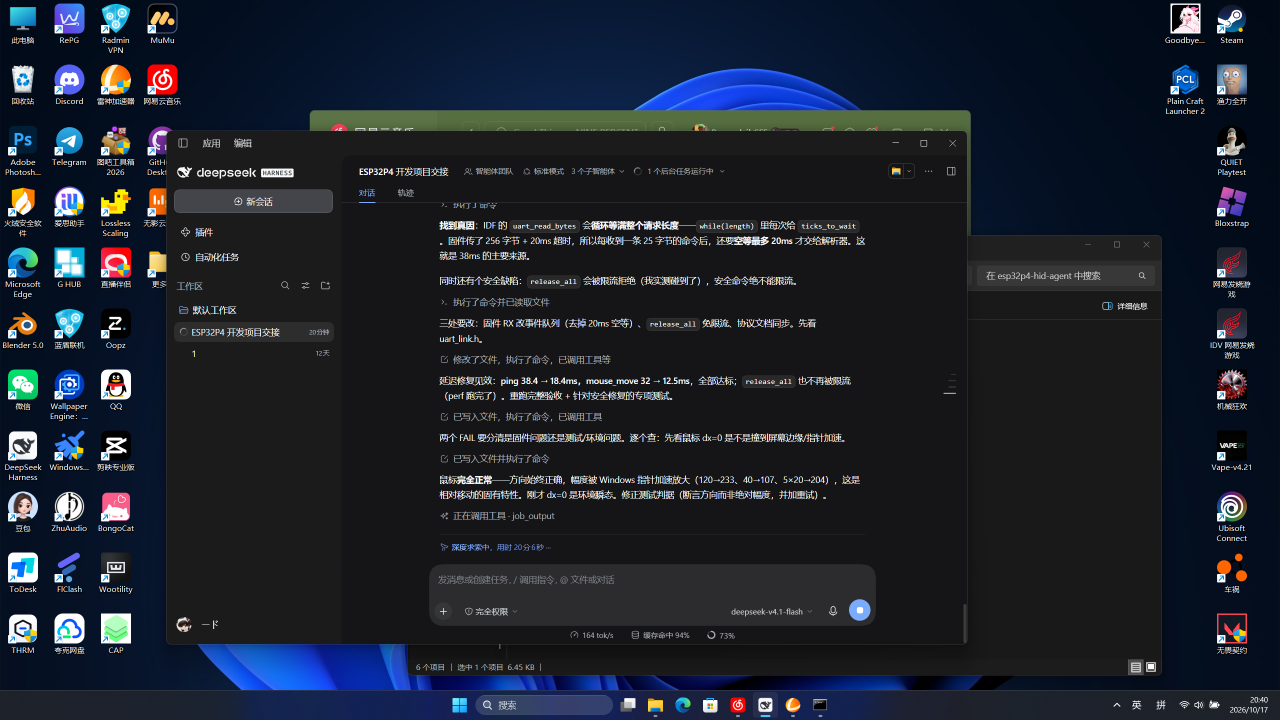
#> input picture pc/e2e_before.png, 2560 x 1440 px (shown at 1/2 size); its folder holds only this picture in this run
$ python draw-image.py ../pc/e2e_before.png
#> lines starting #> are read from the running program, lines starting #| are printed output that depends on the picture
#!/usr/bin/env python
# -*- coding: utf-8 -*-
"""tools/draw-image.py — 把一张图「画」进 Windows 画图（ESP32-P4 HID 鼠标）。

它做什么
--------
输入任意图片（PNG/JPG/WebP/BMP/GIF/TIFF/ICO，SVG 先由 ingest-image 转 PNG），
输出一串「笔画折线」，然后（可选）由板子的鼠标在画图里一笔一笔画出来。

三种描线策略
------------
line    线稿/简笔画/卡通/logo/签名：阈值 -> 细化(skeleton) -> 追踪成折线 -> 简化
sketch  照片/复杂图：高斯模糊 + Sobel 边缘 -> 细化 -> 追踪（铅笔速写风格，密度可调）
grid    像素风/图标：按网格采样，暗格子点一个点（小图专用，别用在大图上）

安全设计
--------
* 默认 **只规划不落笔**（--dry-run 是默认行为），必须显式 --draw 才会动鼠标；
* --draw 时每笔开始前复核前台窗口必须是画图，否则立即停手；
* --draw 不会移动/最大化画图窗口（复用 draw-rage 的检测，不改窗口）；
* 用户抢鼠标（光标和预期差太远）会抬笔跳过该笔，记录事件；
* 规划结果和预览图都落盘，可以先看预览再决定画不画。

用法
----
  # 1) 只规划 + 出预览图（不动鼠标，最安全）
  python tools/draw-image.py inbox\\cat.png --canvas 0,120,1000,1120 --mode line
  # 2) 进画图（自动找画图窗口/画布），先看预览
  python tools/draw-image.py inbox\\cat.png --mode line
  # 3) 真画
  python tools/draw-image.py inbox\\cat.png --mode line --draw
  # 4) 照片转铅笔速写
  python tools/draw-image.py inbox\\photo.jpg --mode sketch --edge 40 --draw

输出：规划 JSON + 预览 PNG 写到 <workspace>\\inbox\\，并打印一行 JSON 摘要。
退出码：0 成功；1 参数/文件问题；2 找不到画图/画布；3 规划为空；4 画的时候前台不是画图。
"""
from __future__ import annotations

import argparse
import ctypes
import importlib.util
import json
import math
import os
import re
import sys
import time

_HERE = os.path.dirname(os.path.abspath(__file__))
_ROOT = os.path.dirname(_HERE)
_PC = os.path.join(_ROOT, "pc")
_WORKSPACE = os.path.dirname(_ROOT)
INBOX = os.path.join(_WORKSPACE, "inbox")
sys.path.insert(0, _PC)
sys.path.insert(0, _HERE)

import numpy as np  # noqa: E402
from PIL import Image, ImageDraw, ImageFilter, ImageOps  # noqa: E402

# 复用 draw-rage 的窗口/画布检测（文件名带连字符，用 importlib 加载）
def _load_draw_rage():
    path = os.path.join(_HERE, "draw-rage.py")
    spec = importlib.util.spec_from_file_location("draw_rage", path)
    mod = importlib.util.module_from_spec(spec)
    spec.loader.exec_module(mod)
    return mod


try:
    dr = _load_draw_rage()
except Exception as exc:  # noqa: BLE001
    dr = None
    _DR_ERR = exc
else:
    _DR_ERR = None


# --------------------------------------------------------------------------- #
# 图像 -> 笔画
# --------------------------------------------------------------------------- #
def load_rgb(path: str) -> Image.Image:
    im = Image.open(path)
    im = ImageOps.exif_transpose(im)
    if im.mode in ("RGBA", "LA", "P"):
        im = im.convert("RGBA")
        bg = Image.new("RGB", im.size, (255, 255, 255))
        bg.paste(im, mask=im.split()[-1])
        return bg
    return im.convert("RGB")


def _gray_array(im: Image.Image, invert_auto: bool = True) -> np.ndarray:
    g = np.asarray(im.convert("L"), dtype=np.float32)
    if invert_auto and g.mean() < 115:      # 深底白线 -> 反色，统一成"暗=墨"
        g = 255.0 - g
    return g


def thin_zhang_suen(mask: np.ndarray) -> np.ndarray:
    """Zhang-Suen 细化：把粗线压成 1 px 骨架（numpy 向量化）。"""
    img = mask.astype(np.int16).copy()
    for _ in range(40):
        before = int(img.sum())
        for first in (True, False):
            p = np.pad(img, 1)
            P2, P3, P4 = p[:-2, 1:-1], p[:-2, 2:], p[1:-1, 2:]
            P5, P6, P7 = p[2:, 2:], p[2:, 1:-1], p[2:, :-2]
            P8, P9 = p[1:-1, :-2], p[:-2, :-2]
            B = P2 + P3 + P4 + P5 + P6 + P7 + P8 + P9
            seq = (P2, P3, P4, P5, P6, P7, P8, P9, P2)
            A = sum(((seq[i] == 0) & (seq[i + 1] == 1)).astype(np.int16) for i in range(8))
            if first:
                cond = ((img == 1) & (B >= 2) & (B <= 6) & (A == 1)
                        & ((P2 * P4 * P6) == 0) & ((P4 * P6 * P8) == 0))
            else:
                cond = ((img == 1) & (B >= 2) & (B <= 6) & (A == 1)
                        & ((P2 * P4 * P8) == 0) & ((P2 * P6 * P8) == 0))
            img[cond] = 0
        if int(img.sum()) == before:
            break
    return img.astype(bool)


def trace_skeleton(skel: np.ndarray) -> list[list[tuple[int, int]]]:
    """把骨架追踪成折线。

    8 连通骨架的斜线会出现"台阶"：一个像素同时有正交和对角邻居，度数=3，
    按"度数!=2 就断"会把一条斜线切成一堆 2 px 碎片。所以这里用**方向连续性**
    走法：每步在没走过的邻居里挑方向变化最小的（对角优先），走到无路可走为止；
    交叉点（真分叉）会顺着继续走，另一条分支之后从剩余像素另起一笔。
    """
    H, W = skel.shape
    ys, xs = np.nonzero(skel)
    S = set(zip(xs.tolist(), ys.tolist()))
    if not S:
        return []
    NB = [(dx, dy) for dx in (-1, 0, 1) for dy in (-1, 0, 1) if dx or dy]
    nbr: dict[tuple[int, int], list[tuple[int, int]]] = {}
    for (x, y) in S:
        nbr[(x, y)] = [(x + dx, y + dy) for dx, dy in NB if (x + dx, y + dy) in S]

    visited: set[tuple[int, int]] = set()
    out: list[list[tuple[int, int]]] = []

    def step(cur, prev, d):
        """从 cur 出发挑下一像素；d 是上一步方向（可能为 0,0）。"""
        cands = [q for q in nbr[cur] if q not in visited]
        if prev is not None and len(cands) > 1:
            # 不要 180 度掉头（除非别无选择）
            back = (prev[0] - cur[0], prev[1] - cur[1])
            no_back = [q for q in cands if (q[0] - cur[0], q[1] - cur[1]) != back]
            if no_back:
                cands = no_back
        if len(cands) > 1 and d != (0, 0):
            def score(q):
                vx, vy = q[0] - cur[0], q[1] - cur[1]
                dot = vx * d[0] + vy * d[1]
                diag = 1 if (vx and vy) else 0     # 台阶里优先走对角，线更直
                same = 1 if (vx, vy) == d else 0
                return (same, dot, diag)
            cands.sort(key=score, reverse=True)
        return cands[0] if cands else None

    def walk(start, second=None):
        path = [start]
        visited.add(start)
        cur = start
        first = second if second is not None else step(start, None, (0, 0))
        prev = start
        d = (0, 0)
        if first is not None:
            d = (first[0] - start[0], first[1] - start[1])
            path.append(first)
            visited.add(first)
            prev, cur = start, first
        while True:
            q = step(cur, prev, d)
            if q is None:
                break
            path.append(q)
            visited.add(q)
            d = (q[0] - prev[0], q[1] - prev[1])
            prev, cur = cur, q
            if len(path) > 200000:
                break
        return path

    # 先从未走过的端点起笔（保证长线完整），再从剩下像素起笔
    seeds = [p for p in S if len(nbr[p]) == 1 and p not in visited]
    seeds.sort(key=lambda p: (len(nbr[p]), p[1], p[0]))
    for p in seeds:
        if p in visited:
            continue
        seg = walk(p)
        if len(seg) >= 2:
            out.append(seg)
    rest = [p for p in S if p not in visited]
    rest.sort(key=lambda p: (len(nbr[p]), p[1], p[0]))
    for p in rest:
        if p in visited:
            continue
        seg = walk(p)
        if len(seg) >= 2:
            out.append(seg)
    return out


# [139 lines left out: functions rdp, resample, smooth_polyline, join_strokes, prune_spurs, not called in this run]


def plan_line(img: Image.Image, W: int, H: int, args) -> tuple[list, dict]:
    scale = min(W / float(img.width), H / float(img.height))
    nw, nh = max(2, int(img.width * scale)), max(2, int(img.height * scale))
    small = img.resize((nw, nh), Image.LANCZOS)
    if args.mode == "sketch":
        blur = small.filter(ImageFilter.GaussianBlur(args.blur))
        g = np.asarray(blur.convert("L"), dtype=np.float32)
        gy, gx = np.gradient(g)
        mag = np.hypot(gx, gy)
        mask = mag > float(args.edge)
        src = "sobel(edge=%s, blur=%s)" % (args.edge, args.blur)
    else:
        g = _gray_array(small, invert_auto=not getattr(args, "no_invert", False))
        mask = g < float(args.thresh)
        src = "threshold(%s)" % args.thresh
    if args.dilate:
        m2 = mask.copy()
        for dy in (-1, 0, 1):
            for dx in (-1, 0, 1):
                if dx or dy:
                    m2 |= np.roll(np.roll(mask, dy, axis=0), dx, axis=1)
        mask = m2
    clean_area = int(getattr(args, "clean", 0) or 0)
    if clean_area > 0:
        try:
            import cv2
            m = cv2.morphologyEx(mask.astype(np.uint8), cv2.MORPH_CLOSE,
                                 np.ones((3, 3), np.uint8))
            n_cc, lab, stats, _ = cv2.connectedComponentsWithStats(m, 8)
            keep = np.zeros_like(m)
            for i in range(1, n_cc):
                if stats[i, cv2.CC_STAT_AREA] >= clean_area:
                    keep[lab == i] = 1
            mask = keep.astype(bool)
        except Exception:  # noqa: BLE001
            pass
    skel = thin_zhang_suen(mask)
    raw = trace_skeleton(skel)
    ox, oy = (W - nw) // 2, (H - nh) // 2
    strokes = []
    step = float(getattr(args, "step", 0.0) or 0.0)
    smooth_n = int(getattr(args, "smooth", 0) or 0)
    for line in raw:
        if len(line) < args.min_len:
            continue
        simp = rdp([(float(x), float(y)) for x, y in line], args.simplify)
        if len(simp) < 2:
            continue
        pts = [(x + ox, y + oy) for x, y in simp]
        if step > 0:
            pts = resample(pts, step)
        if smooth_n > 0:
            pts = smooth_polyline(pts, smooth_n)
        if len(pts) < 2:
            continue
        strokes.append([[float(x), float(y)] for x, y in pts])
    spur = float(getattr(args, "spur", 0.0) or 0.0)
    if spur > 0:
        strokes = prune_spurs(strokes, spur)
    join_gap = float(getattr(args, "join", 0.0) or 0.0)
    if join_gap > 0:
        strokes = join_strokes(strokes, join_gap)
    meta = {"mode": args.mode, "source": src, "image_scaled": [nw, nh],
            "skeleton_px": int(skel.sum()), "polylines_raw": len(raw)}
    return strokes, meta


# [215 lines left out: functions plan_grid, plan_engrave, plan_dots, render_preview_dots, _fit_gray, plan_squiggle and 1 more, not called in this run]


def plan(img: Image.Image, W: int, H: int, args):
    if args.mode == "grid":
        strokes, meta = plan_grid(img, W, H, args)
    elif args.mode == "engrave":
        strokes, meta = plan_engrave(img, W, H, args)
    elif args.mode == "dots":
        strokes, meta = plan_dots(img, W, H, args)
    elif args.mode == "squiggle":
        strokes, meta = plan_squiggle(img, W, H, args)
    elif args.mode == "hatch":
        strokes, meta = plan_hatch(img, W, H, args)
    else:
        strokes, meta = plan_line(img, W, H, args)
    meta["strokes"] = len(strokes)
    meta["vertices"] = sum(len(s) for s in strokes)
    if args.max_strokes and len(strokes) > args.max_strokes and not meta.get("tiers"):
        strokes = sorted(strokes, key=len, reverse=True)[: args.max_strokes]
        meta["truncated_to"] = args.max_strokes
        meta["strokes"] = len(strokes)
        meta["vertices"] = sum(len(s) for s in strokes)
    return strokes, meta


# [123 lines left out: functions _ink_map, compare_with_source, render_preview, set_paint_brush, _gain_table, _gain and 2 more, not called in this run]


VK_ESCAPE = 0x1B


# [254 lines left out: functions stop_requested, run_strokes, parse_canvas, clear_canvas, _blank_png, ensure_paint and 3 more, not called in this run]


# --------------------------------------------------------------------------- #
def _utf8_stdio() -> None:
    """Windows 控制台默认 GBK，中文/符号输出会 UnicodeEncodeError；统一改成 UTF-8。"""
    for stream in (sys.stdout, sys.stderr):
        try:
            stream.reconfigure(encoding="utf-8", errors="replace")  # type: ignore[attr-defined]
        except Exception:  # noqa: BLE001
            pass


def main(argv=None) -> int:
    _utf8_stdio()
    ap = argparse.ArgumentParser(description="把图片/文字折线画进画图（先预览，--draw 才落笔）")
    ap.add_argument("image", nargs="?", help="图片路径（任意格式先跑 tools/ingest-image.py）")
    ap.add_argument("--from-plan", default=None,
                    help="文字计划：plan JSON，或每行 'x,y x,y ...' 的文本（也认 # 注释、canvas:x1,y1,x2,y2）")
    ap.add_argument("--mode", default="line",
                    choices=["line", "sketch", "grid", "engrave", "dots", "squiggle", "hatch"])
    ap.add_argument("--hatch-layers", type=int, default=3, help="hatch 的排线层数")
    ap.add_argument("--pitch", type=float, default=12.0, help="dots 的网点间距 px")
    ap.add_argument("--dot-levels", type=int, default=4, help="dots 的明暗级数")
    ap.add_argument("--dot-min", type=float, default=2.0, help="dots 最浅一级的笔径 px")
    ap.add_argument("--dot-max", type=float, default=0.0, help="dots 最深一级的笔径 px（0=0.92*pitch）")
    ap.add_argument("--canvas", default=None, help="'x1,y1,x2,y2' 或 '宽x高'；不给就检测画图窗口")
    ap.add_argument("--margin", type=int, default=24, help="画布内边距 px")
    ap.add_argument("--thresh", type=float, default=150, help="line/grid 阈值（暗=墨）")
    ap.add_argument("--edge", type=float, default=45, help="sketch 的 Sobel 阈值")
    ap.add_argument("--blur", type=float, default=1.2, help="sketch 模糊半径")
    ap.add_argument("--cell", type=int, default=10, help="grid 的格子边长")
    ap.add_argument("--levels", default="90,130,170,210",
                    help="engrave 的灰度分层（逗号分隔，值越小只留最暗处）")
    ap.add_argument("--min-len", type=int, default=6, help="丢弃短于该长度(px)的折线")
    ap.add_argument("--simplify", type=float, default=1.2, help="RDP 简化容差 px")
    ap.add_argument("--dilate", action="store_true", help="笔画偏细时先膨胀 1 px")
    ap.add_argument("--no-invert", action="store_true",
                    help="深底照片不做反色（默认深底图会反色成'亮处落笔'，负片效果）")
    ap.add_argument("--brush-size", type=int, default=1,
                    help="落笔粗细 px（1=1px 铅笔；4-8 更像铅笔/炭笔画，需要画图窗口在前台）")
    ap.add_argument("--step", type=float, default=0.0,
                    help="line 模式按弧长重采样步长 px（0=关；2-4 让曲线顺滑）")
    ap.add_argument("--smooth", type=int, default=0,
                    help="line 模式平滑遍数（0=关；2-3 磨掉像素台阶）")
    ap.add_argument("--join", type=float, default=0.0,
                    help="端点相距多少 px 内就连成一条笔画（0=关；2-3 让线条连贯）")
    ap.add_argument("--clean", type=int, default=0,
                    help="line 模式先去掉面积小于 N 像素的碎块（0=关；20-60 清杂点）")
    ap.add_argument("--spur", type=float, default=0.0,
                    help="去掉短于 N px 且贴在其他线上的毛刺（0=关；5-8 清乱线）")
    ap.add_argument("--brush-kind", default="Brush",
                    choices=["Brush", "Marker", "Crayon", "OilBrush", "WaterColor", "AirBrush"],
                    help="画图的笔形（Brush=画笔, Marker=记号笔, Crayon=蜡笔…）")
    ap.add_argument("--max-strokes", type=int, default=0, help="最多保留多少笔（0=不限）")
    ap.add_argument("--preview-width", type=int, default=2)
    ap.add_argument("--draw", action="store_true", help="真的落笔（默认只规划）")
    ap.add_argument("--anchor-every", type=int, default=8, help="每 N 个顶点做一次闭环校正")
    ap.add_argument("--interfere-px", type=int, default=40, help="偏差超过它就判定用户抢鼠标")
    ap.add_argument("--stop-key", default="esc", choices=["esc", "none"],
                    help="按这个键立刻停笔（默认 esc；none=不检测）")
    ap.add_argument("--no-countdown", action="store_true",
                    help="真画前不倒数 5 秒（默认倒数，按 ESC 可取消）")
    ap.add_argument("--progress", type=int, default=0, help="每 N 笔打印进度（0=不打印）")
    ap.add_argument("--transport", default="tcp", choices=["tcp", "uart"])
    ap.add_argument("--out", default=None, help="预览/规划输出前缀")
    ap.add_argument("--no-window-move", action="store_true", help="兼容参数：永不移动窗口（本工具本来就不移）")
    ap.add_argument("--no-launch-paint", action="store_true",
                    help="找不到画图窗口时不要自动打开（默认会自动打开）")
    ap.add_argument("--paint-size", default="",
                    help="自动打开画图时的窗口大小，如 1400x1100（默认按画布尺寸自动算）")
    ap.add_argument("--paint-canvas", default="1040x760",
                    help="自动打开画图时用的白画布尺寸（画图没有尺寸参数，靠打开一张白图来定）")
    ap.add_argument("--clear-canvas", action="store_true",
                    help="开画前先清空画图里已有的内容（Ctrl+A / Delete）")
    a = ap.parse_args(argv)

    if not a.from_plan and not a.image:
        print(json.dumps({"ok": False, "err": "二选一：给图片路径，或给 --from-plan 文字计划"},
                         ensure_ascii=False))
        return 1
    if a.image and not os.path.exists(a.image):
        print(json.dumps({"ok": False, "err": "图片不存在: %s" % a.image}, ensure_ascii=False))
        return 1
    os.makedirs(INBOX, exist_ok=True)
    ts = time.strftime("%Y%m%d-%H%M%S")
    base = a.out or os.path.join(INBOX, "plan-%s" % ts)

    img = None
    paint_hwnd = 0
    before_shot = None
    plan_box = None
    strokes_canvas = None
    strokes_win = None

    if a.from_plan:
        if not os.path.exists(a.from_plan):
            print(json.dumps({"ok": False, "err": "计划文件不存在: %s" % a.from_plan},
                             ensure_ascii=False))
            return 1
        strokes_def, plan_box, kind = load_plan_file(a.from_plan)
        if not strokes_def:
            print(json.dumps({"ok": False, "err": "计划里没解析出折线（每行至少两个 x,y）",
                              "file": a.from_plan}, ensure_ascii=False))
            return 3
        if plan_box:                       # JSON 里自带画布：坐标已是窗口坐标
            box = [int(v) for v in plan_box]
            strokes_win = [[[float(p[0]), float(p[1])] for p in s] for s in strokes_def]
            strokes_canvas = [[[float(p[0]) - box[0], float(p[1]) - box[1]] for p in s]
                              for s in strokes_def]
        else:                              # 文字计划：坐标算画布局部坐标
            if a.canvas:
                b = parse_canvas(a.canvas)
                box = [b[0] + a.margin, b[1] + a.margin, b[2] - a.margin, b[3] - a.margin]
            elif a.draw:
                det, paint_hwnd, before_shot = detect_canvas_auto(a)
                box = [det[0] + a.margin, det[1] + a.margin, det[2] - a.margin, det[3] - a.margin]
            else:
                box = [0, 0, 1000, 1000]
            strokes_canvas = [[[float(p[0]), float(p[1])] for p in s] for s in strokes_def]
            strokes_win = [[[p[0] + box[0], p[1] + box[1]] for p in s] for s in strokes_canvas]
        canvas = [box[2] - box[0], box[3] - box[1]]
        meta = {"mode": "plan:" + kind, "source": a.from_plan,
                "strokes": len(strokes_win),
                "vertices": sum(len(s) for s in strokes_win), "plan_ms": 0}
    else:
        img = load_rgb(a.image)
#> in load_rgb, im is the input picture: PIL image 2560x1440 RGB; mean R, G, B 28.4, 34, 44.5
        if a.canvas:
            box = parse_canvas(a.canvas)
            box = [box[0] + a.margin, box[1] + a.margin, box[2] - a.margin, box[3] - a.margin]
            canvas = [box[2] - box[0], box[3] - box[1]]
        elif a.draw:
            box, paint_hwnd, before_shot = detect_canvas_auto(a)
            box = [box[0] + a.margin, box[1] + a.margin, box[2] - a.margin, box[3] - a.margin]
            canvas = [box[2] - box[0], box[3] - box[1]]
        else:
            # 纯预览：默认 1000x1000 画布
            canvas = [1000, 1000]
            box = [0, 0, canvas[0], canvas[1]]

        if canvas[0] < 50 or canvas[1] < 50:
            print(json.dumps({"ok": False, "err": "画布太小", "canvas": canvas}, ensure_ascii=False))
            return 2

        t_plan = time.time()
        strokes, meta = plan(img, canvas[0], canvas[1], a)
#> in plan_line, `small = img.resize((nw, nh), Image.LANCZOS)`:
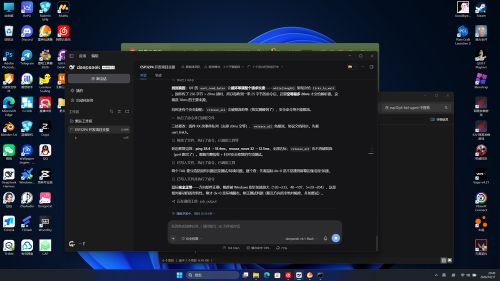
#> small: PIL image 1000x562 RGB (shown at 1/2 size); mean R, G, B 28.4, 34, 44.5
#> in _gray_array, `g = np.asarray(im.convert("L"), dtype=np.float32)`:
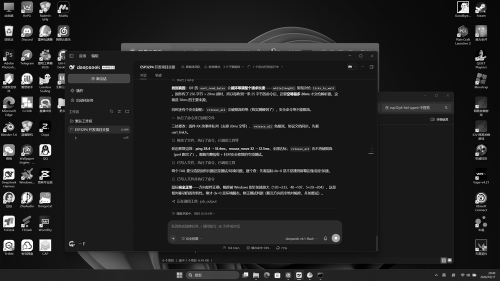
#> g: shape (562, 1000) float32 (shown at 1/2 size); min 0, max 255, mean 33.4
#> in _gray_array, `g = 255.0 - g`:
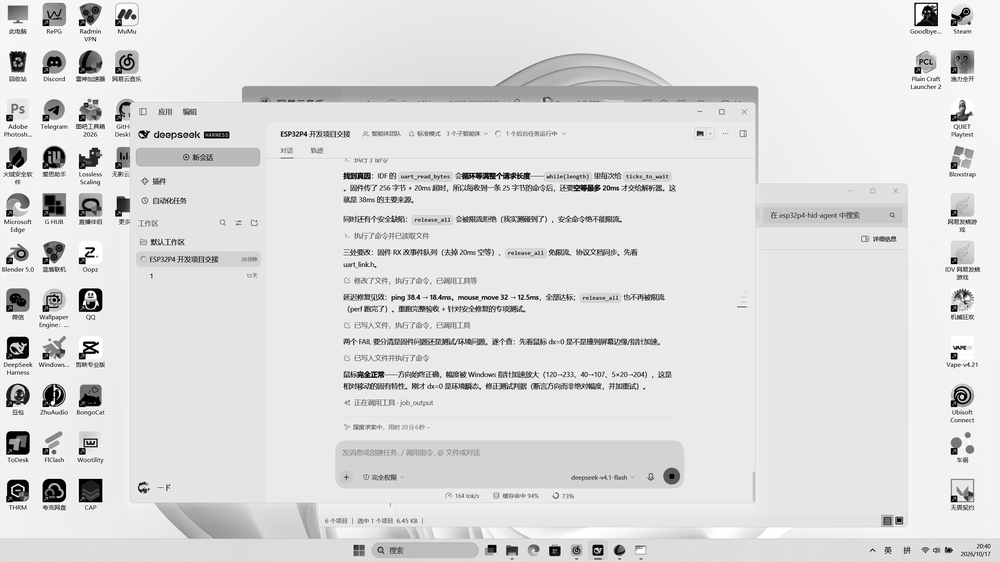
#> g: shape (562, 1000) float32; min 0, max 255, mean 221.6
#> (the rest of the program and of its run is left out)
